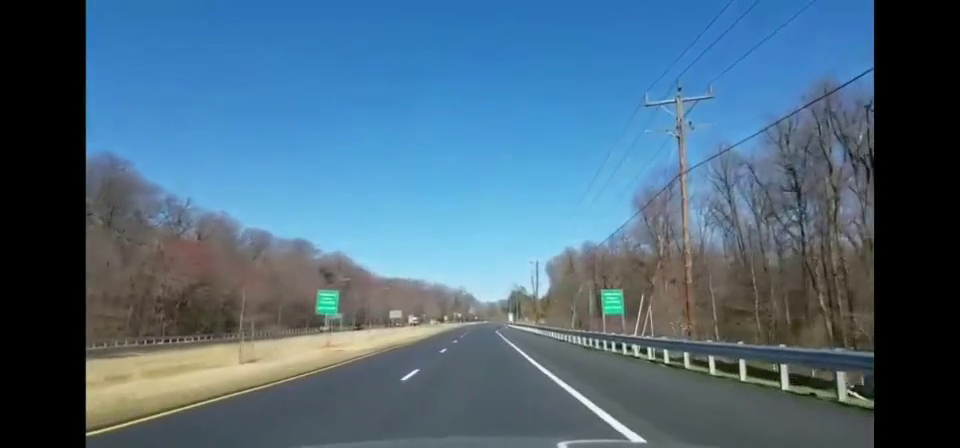
#> input picture frame 59 of Computer_Vision_test/test.mp4, 960 x 448 px
$ python lane_detection_video.py
#> lines starting #> are read from the running program, lines starting #| are printed output that depends on the picture; after the words box and inside, x2 and y2 are one past the last pixel; in counts of white or black regions, pixels touching at a corner belong together
#> further down, frame is the input picture: shape (448, 960, 3); mean B, G, R 124.8, 103.4, 73.8
import cv2
import numpy as np

def region_of_interest2(img, vertices):
    mask = np.zeros_like(img)
    match_mask_color = 255     # 1 channel
    print(match_mask_color)
    cv2.fillPoly(mask, vertices, match_mask_color)
    masked_image = cv2.bitwise_and(img, mask)
    return masked_image

def draw_lines(img, lines):
    copyimg = np.copy(img)
    blank_image = np.zeros((img.shape[0], img.shape[1],3), dtype = np.uint8)
    if lines != 'NoneType':
        for line in lines:    # line is represented by first coordiantes and end coordinate
            for x1, y1, x2, y2 in line:
                cv2.line(blank_image, (x1, y1), (x2, y2), (0,255,0), thickness= 3)

        copyimg = cv2.addWeighted(copyimg, 0.8, blank_image, 1, 0.0)
    return copyimg

def process(image_video):
    h = image_video.shape[0]
#> h = 448
    w = image_video.shape[1]
#> w = 960
    region_of_interest_vertices = [
        (0, h),
        (w / 2, h / 2),
        (w, h / 2),
        (w, h)
    ]
    print(region_of_interest_vertices)
#| [(0, 448), (480.0, 224.0), (960, 224.0), (960, 448)]
    canny_image2 = cv2.Canny(image_video, 100, 200)
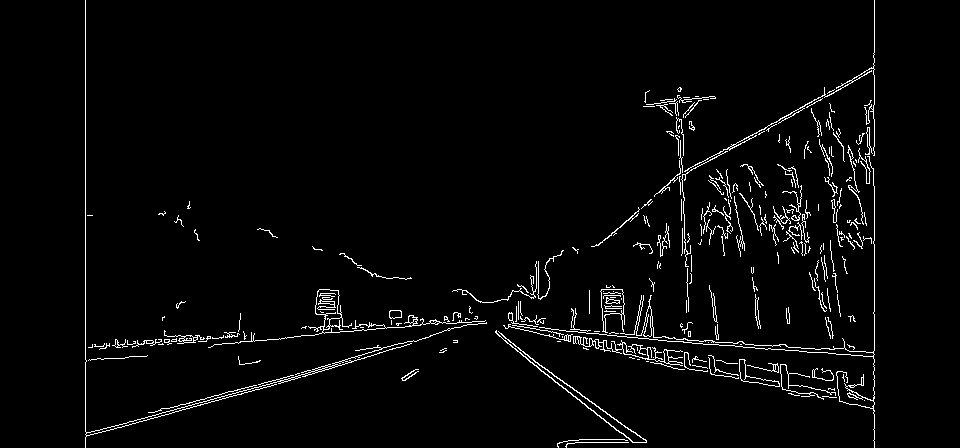
#> canny_image2: shape (448, 960); 2.9% white in thin lines or dots, all inside (x1, y1, x2, y2) = (85, 0, 875, 448)
    cropped_image2 = region_of_interest2(canny_image2,  np.array([region_of_interest_vertices], np.int32))
#> in region_of_interest2, `cv2.fillPoly(mask, vertices, match_mask_color)`:
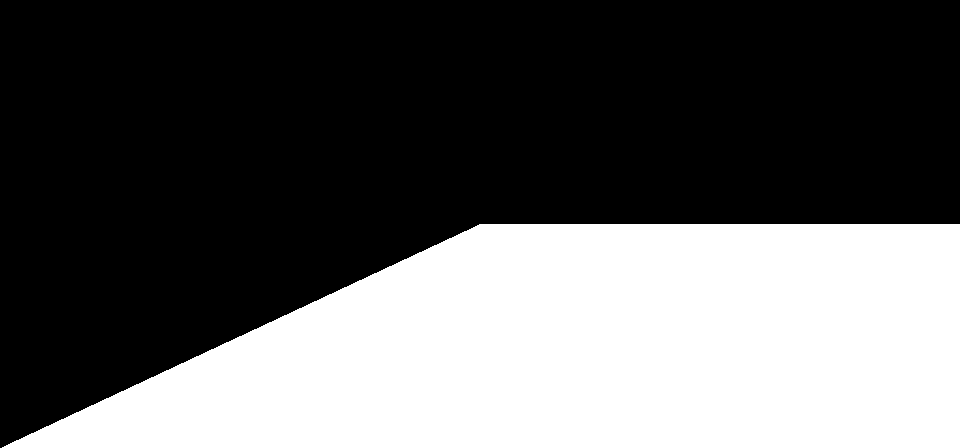
#> mask: shape (448, 960); 37.5% white; 1 white region, box (x1, y1, x2, y2) and area: (2, 224, 960, 448) 161183
#> in region_of_interest2, `masked_image = cv2.bitwise_and(img, mask)`:
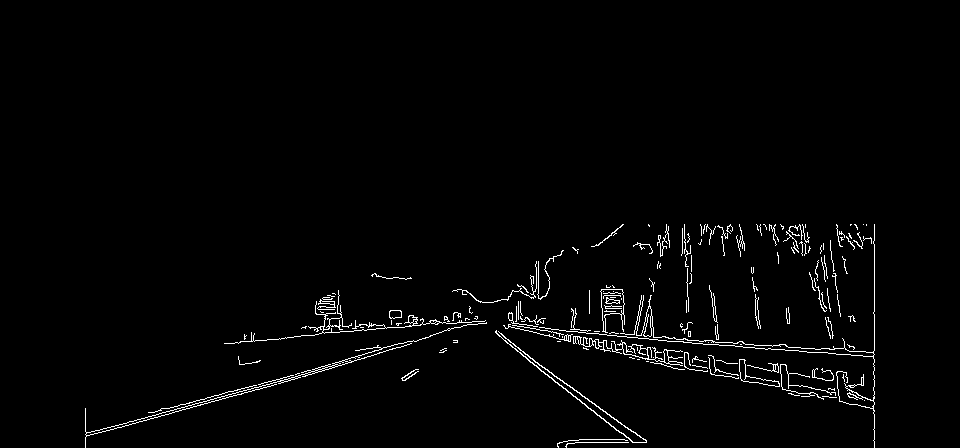
#> masked_image: shape (448, 960); 1.9% white in thin lines or dots, all inside (x1, y1, x2, y2) = (85, 224, 875, 448)

    lines = cv2.HoughLinesP(cropped_image2,
                           rho=6,
                           theta= np.pi/60,
                           threshold=120,
                            lines=np.array([]),
                            minLineLength= 10,
                            maxLineGap= 25)
#> lines = 207 rows, first 6: [444, 318, 874, 386], [86, 433, 364, 358], [549, 336, 591, 338], [574, 329, 687, 340], [678, 339, 744, 343], [821, 306, 839, 305]
    print(lines)
#> (printed output is left out)
    image_with_lines = draw_lines(image_video, lines)
    return image_with_lines


cap =cv2.VideoCapture('test.mp4')

while(cap.isOpened()):
    ret, frame = cap.read()
#> (the run stopped early here; a loop or call above may not have finished)

$ run again, starting later in the video
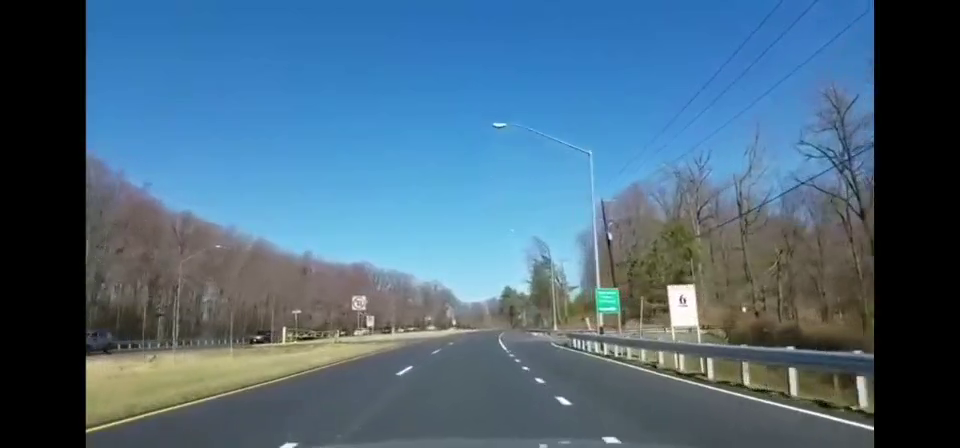
#> input picture frame 268 of Computer_Vision_test/test.mp4, 960 x 448 px
#> frame is the input picture: shape (448, 960, 3); mean B, G, R 125.2, 103.1, 72.9
#| [(0, 448), (480.0, 224.0), (960, 224.0), (960, 448)]
#> in process, `canny_image2 = cv2.Canny(image_video, 100, 200)`:
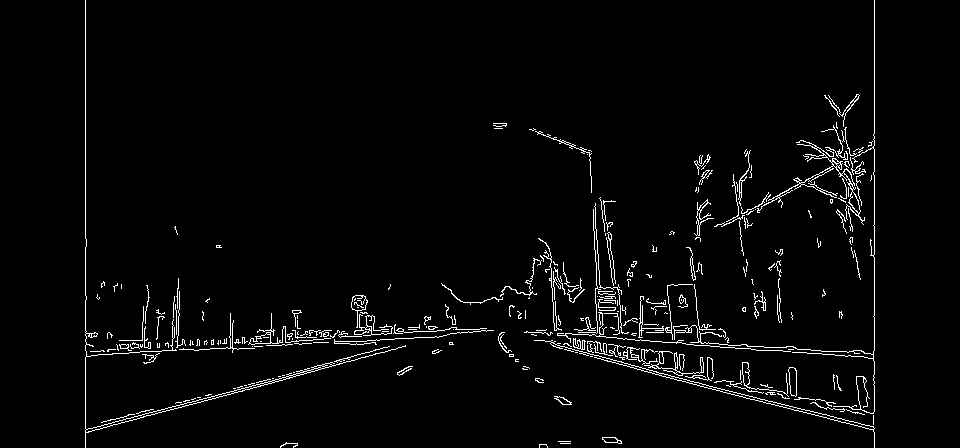
#> canny_image2: shape (448, 960); 2.8% white in thin lines or dots, all inside (x1, y1, x2, y2) = (85, 0, 875, 448)
#> mask: shape (448, 960); 37.5% white; 1 white region, box (x1, y1, x2, y2) and area: (2, 224, 960, 448) 161183
#> in region_of_interest2, `masked_image = cv2.bitwise_and(img, mask)`:
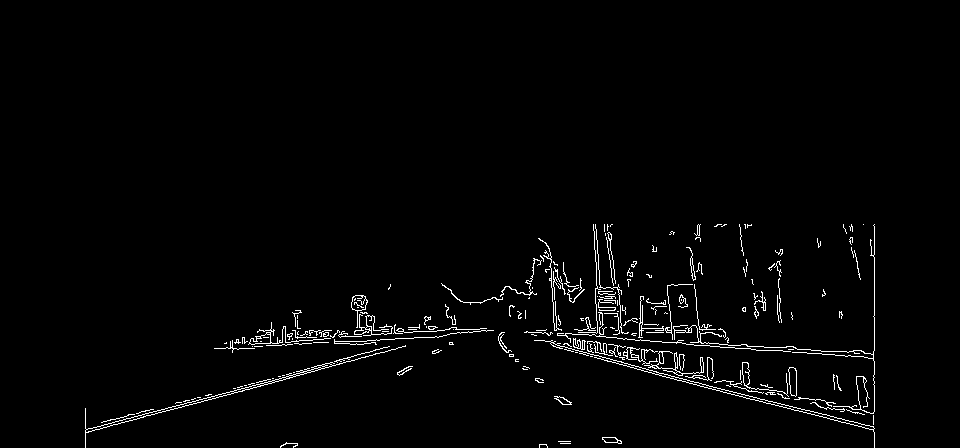
#> masked_image: shape (448, 960); 1.9% white in thin lines or dots, all inside (x1, y1, x2, y2) = (85, 224, 875, 448)
#> lines = 182 rows, first 6: [85, 432, 395, 349], [622, 359, 873, 412], [542, 333, 641, 333], [596, 313, 696, 302], [571, 351, 711, 358], [357, 323, 493, 330]
#> (printed output is left out)

$ run again, starting later in the video
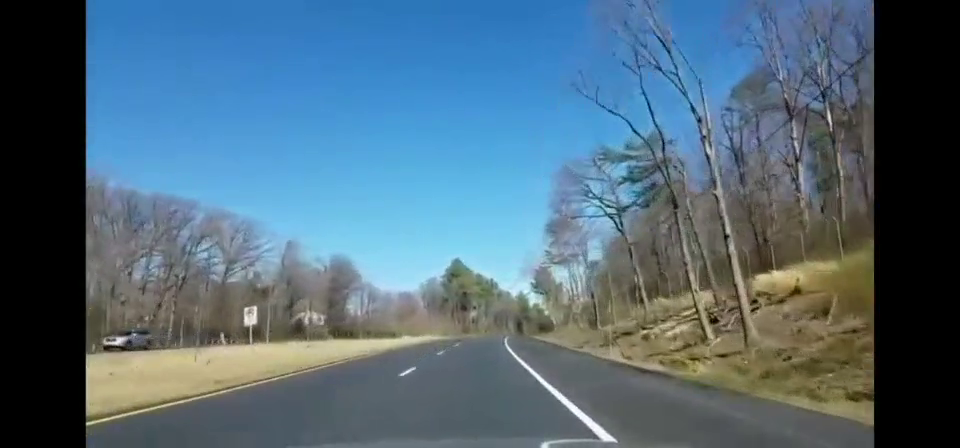
#> input picture frame 477 of Computer_Vision_test/test.mp4, 960 x 448 px
#> frame is the input picture: shape (448, 960, 3); mean B, G, R 121.9, 105.3, 79.3
#| [(0, 448), (480.0, 224.0), (960, 224.0), (960, 448)]
#> in process, `canny_image2 = cv2.Canny(image_video, 100, 200)`:
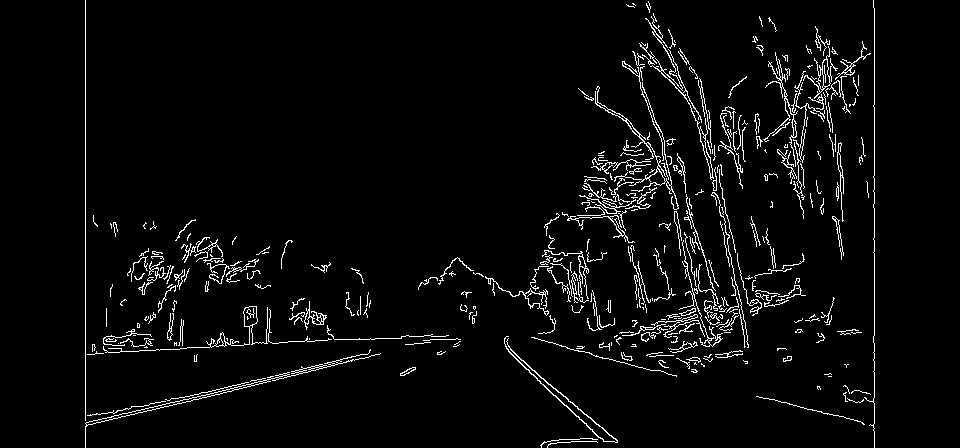
#> canny_image2: shape (448, 960); 3.9% white in thin lines or dots, all inside (x1, y1, x2, y2) = (85, 0, 875, 448)
#> mask: shape (448, 960); 37.5% white; 1 white region, box (x1, y1, x2, y2) and area: (2, 224, 960, 448) 161183
#> in region_of_interest2, `masked_image = cv2.bitwise_and(img, mask)`:
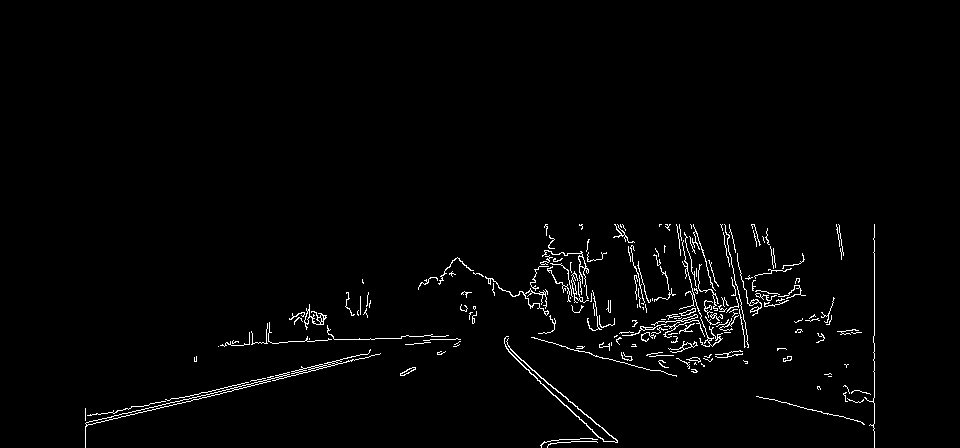
#> masked_image: shape (448, 960); 1.8% white in thin lines or dots, all inside (x1, y1, x2, y2) = (85, 224, 875, 448)
#> lines = 217 rows, first 6: [639, 300, 791, 268], [529, 305, 586, 290], [86, 425, 270, 376], [262, 381, 368, 353], [669, 317, 805, 295], [640, 327, 744, 321]
#> (printed output is left out)
